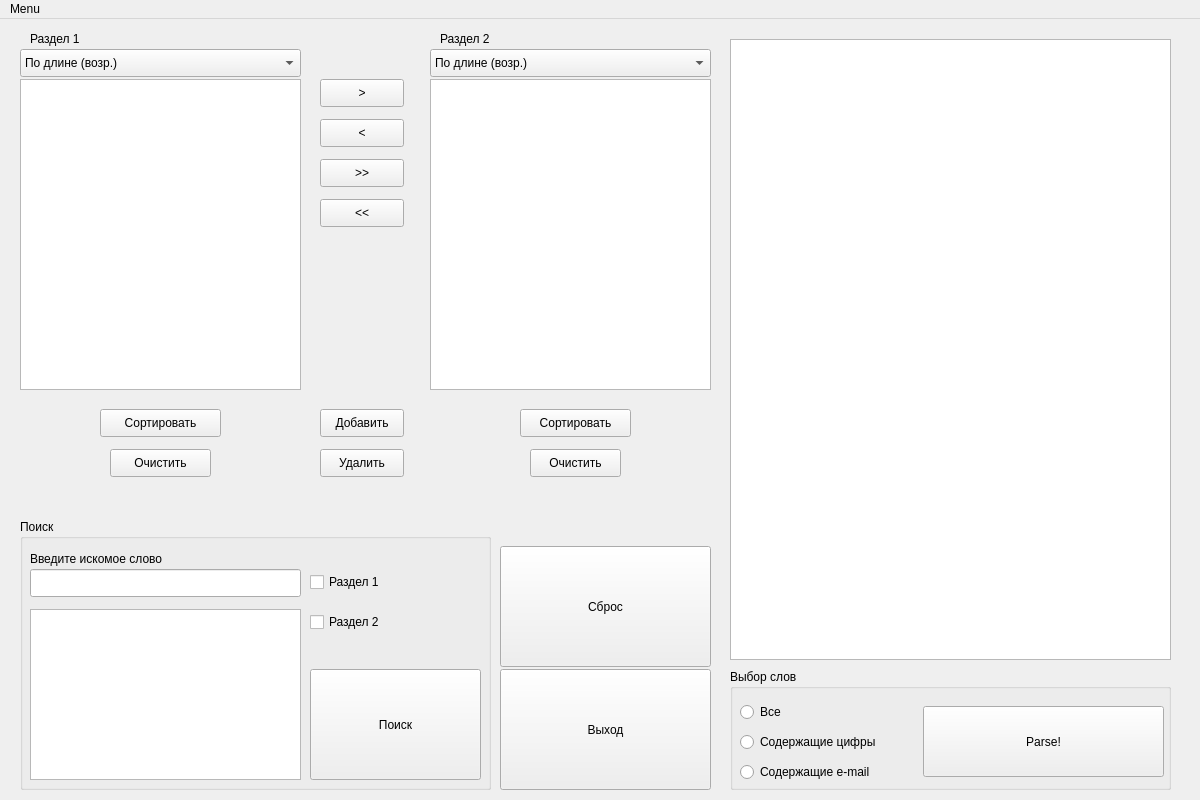
<?xml version="1.0" encoding="UTF-8"?>
<ui version="4.0">
 <class>MainWindow</class>
 <widget class="QMainWindow" name="MainWindow">
  <property name="geometry">
   <rect>
    <x>0</x>
    <y>0</y>
    <width>1200</width>
    <height>800</height>
   </rect>
  </property>
  <property name="sizePolicy">
   <sizepolicy hsizetype="Fixed" vsizetype="Fixed">
    <horstretch>0</horstretch>
    <verstretch>0</verstretch>
   </sizepolicy>
  </property>
  <property name="minimumSize">
   <size>
    <width>1200</width>
    <height>800</height>
   </size>
  </property>
  <property name="maximumSize">
   <size>
    <width>1200</width>
    <height>800</height>
   </size>
  </property>
  <property name="windowTitle">
   <string>MainWindow</string>
  </property>
  <widget class="QWidget" name="centralWidget">
   <widget class="QTextBrowser" name="showText">
    <property name="geometry">
     <rect>
      <x>730</x>
      <y>20</y>
      <width>441</width>
      <height>621</height>
     </rect>
    </property>
   </widget>
   <widget class="QGroupBox" name="grpParse">
    <property name="geometry">
     <rect>
      <x>730</x>
      <y>650</y>
      <width>441</width>
      <height>121</height>
     </rect>
    </property>
    <property name="title">
     <string>Выбор слов</string>
    </property>
    <widget class="QRadioButton" name="radioAll">
     <property name="geometry">
      <rect>
       <x>10</x>
       <y>30</y>
       <width>106</width>
       <height>26</height>
      </rect>
     </property>
     <property name="text">
      <string>Все</string>
     </property>
    </widget>
    <widget class="QRadioButton" name="radioNum">
     <property name="geometry">
      <rect>
       <x>10</x>
       <y>60</y>
       <width>171</width>
       <height>26</height>
      </rect>
     </property>
     <property name="text">
      <string>Содержащие цифры</string>
     </property>
    </widget>
    <widget class="QRadioButton" name="radioMail">
     <property name="geometry">
      <rect>
       <x>10</x>
       <y>90</y>
       <width>161</width>
       <height>26</height>
      </rect>
     </property>
     <property name="text">
      <string>Содержащие e-mail</string>
     </property>
    </widget>
    <widget class="QPushButton" name="btnParse">
     <property name="geometry">
      <rect>
       <x>193</x>
       <y>37</y>
       <width>241</width>
       <height>71</height>
      </rect>
     </property>
     <property name="text">
      <string>Parse!</string>
     </property>
    </widget>
   </widget>
   <widget class="QGroupBox" name="grpSearch">
    <property name="geometry">
     <rect>
      <x>20</x>
      <y>500</y>
      <width>471</width>
      <height>271</height>
     </rect>
    </property>
    <property name="title">
     <string>Поиск</string>
    </property>
    <widget class="QLabel" name="label">
     <property name="geometry">
      <rect>
       <x>10</x>
       <y>30</y>
       <width>171</width>
       <height>20</height>
      </rect>
     </property>
     <property name="text">
      <string>Введите искомое слово</string>
     </property>
    </widget>
    <widget class="QLineEdit" name="lineSearch">
     <property name="geometry">
      <rect>
       <x>10</x>
       <y>50</y>
       <width>271</width>
       <height>28</height>
      </rect>
     </property>
    </widget>
    <widget class="QListWidget" name="listSearch">
     <property name="geometry">
      <rect>
       <x>10</x>
       <y>90</y>
       <width>271</width>
       <height>171</height>
      </rect>
     </property>
    </widget>
    <widget class="QPushButton" name="btnSearch">
     <property name="geometry">
      <rect>
       <x>290</x>
       <y>150</y>
       <width>171</width>
       <height>111</height>
      </rect>
     </property>
     <property name="text">
      <string>Поиск</string>
     </property>
    </widget>
    <widget class="QCheckBox" name="checkR1">
     <property name="geometry">
      <rect>
       <x>290</x>
       <y>50</y>
       <width>90</width>
       <height>26</height>
      </rect>
     </property>
     <property name="text">
      <string>Раздел 1</string>
     </property>
    </widget>
    <widget class="QCheckBox" name="checkR2">
     <property name="geometry">
      <rect>
       <x>290</x>
       <y>90</y>
       <width>90</width>
       <height>26</height>
      </rect>
     </property>
     <property name="text">
      <string>Раздел 2</string>
     </property>
    </widget>
   </widget>
   <widget class="QPushButton" name="btnClear">
    <property name="geometry">
     <rect>
      <x>500</x>
      <y>527</y>
      <width>211</width>
      <height>121</height>
     </rect>
    </property>
    <property name="text">
     <string>Сброс</string>
    </property>
   </widget>
   <widget class="QPushButton" name="btnExit">
    <property name="geometry">
     <rect>
      <x>500</x>
      <y>650</y>
      <width>211</width>
      <height>121</height>
     </rect>
    </property>
    <property name="text">
     <string>Выход</string>
    </property>
   </widget>
   <widget class="QListWidget" name="listR1">
    <property name="geometry">
     <rect>
      <x>20</x>
      <y>60</y>
      <width>281</width>
      <height>311</height>
     </rect>
    </property>
   </widget>
   <widget class="QListWidget" name="listR2">
    <property name="geometry">
     <rect>
      <x>430</x>
      <y>60</y>
      <width>281</width>
      <height>311</height>
     </rect>
    </property>
   </widget>
   <widget class="QLabel" name="label_2">
    <property name="geometry">
     <rect>
      <x>30</x>
      <y>10</y>
      <width>63</width>
      <height>20</height>
     </rect>
    </property>
    <property name="text">
     <string>Раздел 1</string>
    </property>
   </widget>
   <widget class="QLabel" name="label_3">
    <property name="geometry">
     <rect>
      <x>440</x>
      <y>10</y>
      <width>63</width>
      <height>20</height>
     </rect>
    </property>
    <property name="text">
     <string>Раздел 2</string>
    </property>
   </widget>
   <widget class="QComboBox" name="comboR1">
    <property name="geometry">
     <rect>
      <x>20</x>
      <y>30</y>
      <width>281</width>
      <height>28</height>
     </rect>
    </property>
    <item>
     <property name="text">
      <string>По длине (возр.)</string>
     </property>
    </item>
    <item>
     <property name="text">
      <string>По длине (убыв.)</string>
     </property>
    </item>
    <item>
     <property name="text">
      <string>По алфавиту (возр.)</string>
     </property>
    </item>
    <item>
     <property name="text">
      <string>По алфавиту (убыв.)</string>
     </property>
    </item>
   </widget>
   <widget class="QComboBox" name="comboR2">
    <property name="geometry">
     <rect>
      <x>430</x>
      <y>30</y>
      <width>281</width>
      <height>28</height>
     </rect>
    </property>
    <item>
     <property name="text">
      <string>По длине (возр.)</string>
     </property>
    </item>
    <item>
     <property name="text">
      <string>По длине (убыв.)</string>
     </property>
    </item>
    <item>
     <property name="text">
      <string>По алфавиту (возр.)</string>
     </property>
    </item>
    <item>
     <property name="text">
      <string>По алфавиту (убыв.)</string>
     </property>
    </item>
   </widget>
   <widget class="QPushButton" name="btnLtoRsingle">
    <property name="geometry">
     <rect>
      <x>320</x>
      <y>60</y>
      <width>84</width>
      <height>28</height>
     </rect>
    </property>
    <property name="text">
     <string>&gt;</string>
    </property>
   </widget>
   <widget class="QPushButton" name="btnRtoLsingle">
    <property name="geometry">
     <rect>
      <x>320</x>
      <y>100</y>
      <width>84</width>
      <height>28</height>
     </rect>
    </property>
    <property name="text">
     <string>&lt;</string>
    </property>
   </widget>
   <widget class="QPushButton" name="btnLtoRmultiple">
    <property name="geometry">
     <rect>
      <x>320</x>
      <y>140</y>
      <width>84</width>
      <height>28</height>
     </rect>
    </property>
    <property name="text">
     <string>&gt;&gt;</string>
    </property>
   </widget>
   <widget class="QPushButton" name="btnRtoLmultiple">
    <property name="geometry">
     <rect>
      <x>320</x>
      <y>180</y>
      <width>84</width>
      <height>28</height>
     </rect>
    </property>
    <property name="text">
     <string>&lt;&lt;</string>
    </property>
   </widget>
   <widget class="QPushButton" name="btnSortR1">
    <property name="geometry">
     <rect>
      <x>100</x>
      <y>390</y>
      <width>121</width>
      <height>28</height>
     </rect>
    </property>
    <property name="text">
     <string>Сортировать</string>
    </property>
   </widget>
   <widget class="QPushButton" name="btnClearR1">
    <property name="geometry">
     <rect>
      <x>110</x>
      <y>430</y>
      <width>101</width>
      <height>28</height>
     </rect>
    </property>
    <property name="text">
     <string>Очистить</string>
    </property>
   </widget>
   <widget class="QPushButton" name="btnAdd">
    <property name="geometry">
     <rect>
      <x>320</x>
      <y>390</y>
      <width>84</width>
      <height>28</height>
     </rect>
    </property>
    <property name="text">
     <string>Добавить</string>
    </property>
   </widget>
   <widget class="QPushButton" name="btnDelete">
    <property name="geometry">
     <rect>
      <x>320</x>
      <y>430</y>
      <width>84</width>
      <height>28</height>
     </rect>
    </property>
    <property name="text">
     <string>Удалить</string>
    </property>
   </widget>
   <widget class="QPushButton" name="btnSortR2">
    <property name="geometry">
     <rect>
      <x>520</x>
      <y>390</y>
      <width>111</width>
      <height>28</height>
     </rect>
    </property>
    <property name="text">
     <string>Сортировать</string>
    </property>
   </widget>
   <widget class="QPushButton" name="btnClearR2">
    <property name="geometry">
     <rect>
      <x>530</x>
      <y>430</y>
      <width>91</width>
      <height>28</height>
     </rect>
    </property>
    <property name="text">
     <string>Очистить</string>
    </property>
   </widget>
  </widget>
  <widget class="QMenuBar" name="menuBar">
   <property name="geometry">
    <rect>
     <x>0</x>
     <y>0</y>
     <width>1200</width>
     <height>25</height>
    </rect>
   </property>
   <widget class="QMenu" name="menuMenu">
    <property name="title">
     <string>Menu</string>
    </property>
    <addaction name="actionOpen"/>
    <addaction name="actionSave"/>
    <addaction name="actionExit"/>
   </widget>
   <addaction name="menuMenu"/>
  </widget>
  <action name="actionOpen">
   <property name="text">
    <string>Open</string>
   </property>
   <property name="shortcut">
    <string>Ctrl+O</string>
   </property>
   <property name="shortcutContext">
    <enum>Qt::WindowShortcut</enum>
   </property>
  </action>
  <action name="actionSave">
   <property name="text">
    <string>Save</string>
   </property>
   <property name="shortcut">
    <string>Ctrl+S</string>
   </property>
  </action>
  <action name="actionExit">
   <property name="text">
    <string>Exit</string>
   </property>
   <property name="shortcut">
    <string>Alt+X</string>
   </property>
  </action>
 </widget>
 <layoutdefault spacing="6" margin="11"/>
 <resources/>
 <connections/>
</ui>
